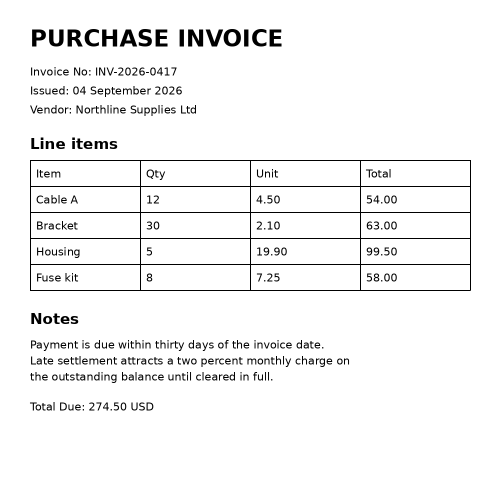
#> input picture samples/clean.png, 1000 x 1000 px (shown at 1/2 size)
$ python -i preprocess.py   (imports and definitions only)
#> lines starting #> are read from the running program, lines starting #| are printed output that depends on the picture; after the words box and inside, x2 and y2 are one past the last pixel; in counts of white or black regions, pixels touching at a corner belong together
#> further down, picture is the input picture: shape (1000, 1000, 3); min 0, max 255, mean 244.3
"""Stages 2-3: geometry and photometric correction.

Order matters: rotate (coarse) -> dewarp (optional) -> deskew (fine)
-> illumination -> upscale. Each step records what it did so the output
can explain itself.
"""
import cv2
import numpy as np
import pytesseract
from pytesseract import Output

from .config import Config


# [22 lines left out: functions osd_rotation, rotate_90s, not called in this run]


def find_document_quad(bgr: np.ndarray):
    """Largest 4-point contour, for photos of paper on a contrasting surface.

    Returns None when no convincing quad is found. Conditional on purpose:
    forcing this on a screenshot or a tight crop destroys the image.
    """
    gray = cv2.cvtColor(bgr, cv2.COLOR_BGR2GRAY)
    edges = cv2.Canny(cv2.GaussianBlur(gray, (5, 5), 0), 60, 180)
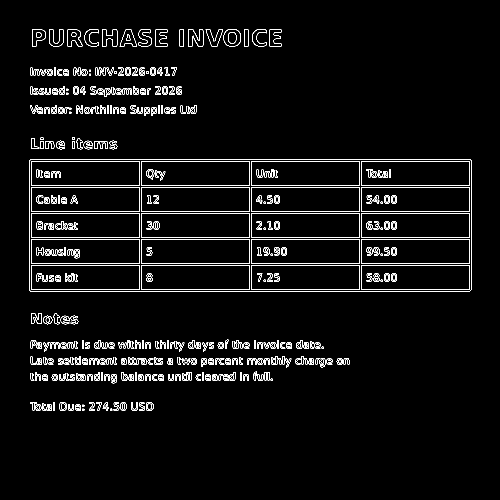
#> edges: shape (1000, 1000) (shown at 1/2 size); 3.5% white in thin lines or dots, all inside (x1, y1, x2, y2) = (59, 58, 943, 822)
    edges = cv2.dilate(edges, np.ones((3, 3), np.uint8), iterations=1)
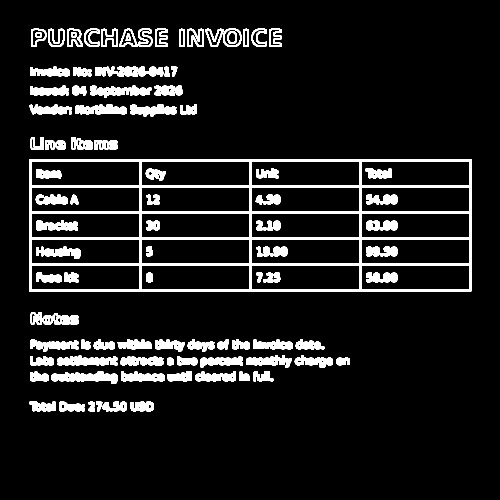
#> edges: shape (1000, 1000) (shown at 1/2 size); 10.5% white; 122 white regions
    contours, _ = cv2.findContours(edges, cv2.RETR_EXTERNAL, cv2.CHAIN_APPROX_SIMPLE)
#> contours = 86 contours; largest, box (x1, y1, x2, y2) and area: (58, 318, 944, 584) 234520, (180, 171, 303, 195) 1641, (115, 711, 235, 731) 1590, (151, 209, 253, 229) 1376, (60, 679, 157, 704) 1215
    if not contours:
        return None

    page_area = bgr.shape[0] * bgr.shape[1]
#> page_area = 1000000
    for contour in sorted(contours, key=cv2.contourArea, reverse=True)[:5]:
        area = cv2.contourArea(contour)
        if area < page_area * 0.25:
            break
        approx = cv2.approxPolyDP(contour, 0.02 * cv2.arcLength(contour, True), True)
        if len(approx) == 4:
            return approx.reshape(4, 2).astype(np.float32)
#> this loop made 1 pass
#> area on pass 1: 234519.5
    return None


# [165 lines left out: functions _order_quad, dewarp, skew_angle, rotate_fine, flatten_illumination, trial_score and 1 more, not called in this run]

>>> import cv2
>>> picture = cv2.imread('../samples/clean.png')
>>> result = find_document_quad(picture)

$ run again, on samples/skewed.png
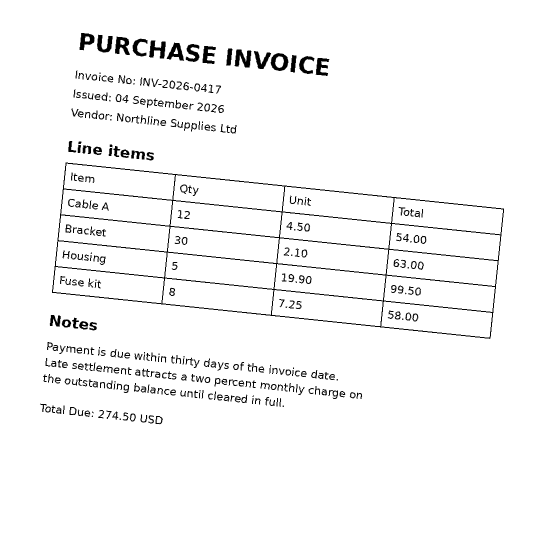
#> input picture samples/skewed.png, 1100 x 1100 px (shown at 1/2 size)
#> picture is the input picture: shape (1100, 1100, 3); min 0, max 255, mean 246.1
#> in find_document_quad, `edges = cv2.Canny(cv2.GaussianBlur(gray, (5, 5), 0), 60, 180)`:
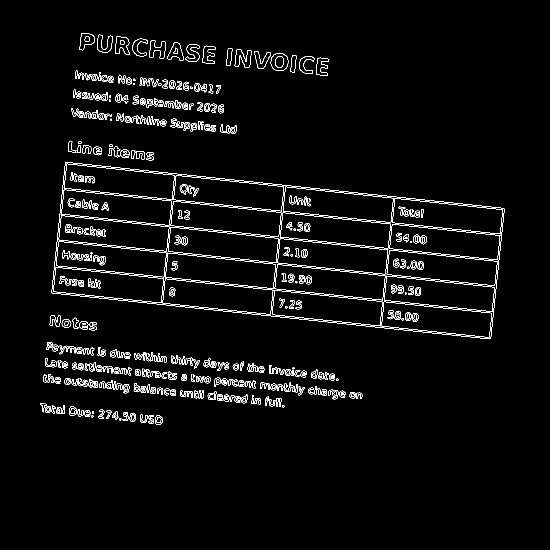
#> edges: shape (1100, 1100) (shown at 1/2 size); 2.9% white in thin lines or dots, all inside (x1, y1, x2, y2) = (80, 66, 1009, 849)
#> in find_document_quad, `edges = cv2.dilate(edges, np.ones((3, 3), np.uint8), iterations=1)`:
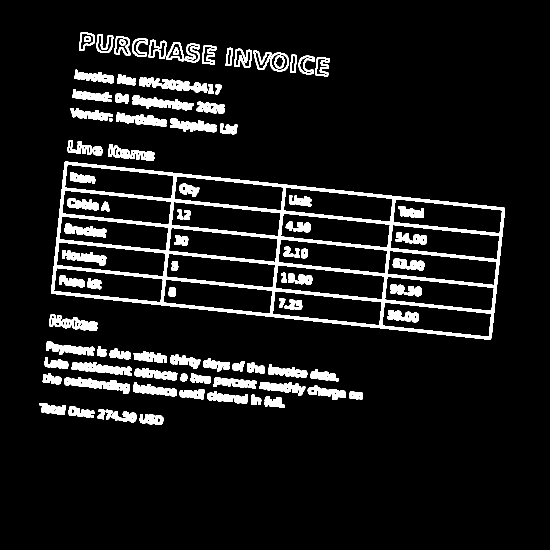
#> edges: shape (1100, 1100) (shown at 1/2 size); 8.8% white; 112 white regions
#> contours = 73 contours; largest, box (x1, y1, x2, y2) and area: (102, 323, 1010, 679) 234730, (507, 101, 578, 143) 1873, (278, 154, 415, 186) 1834, (264, 190, 388, 221) 1670, (98, 629, 195, 662) 1631
#> the loop in find_document_quad, `for contour in sorted(contours, key=cv2.contourArea, reverse=True)[:5]:` made 1 pass
#> area on pass 1: 234730.5
